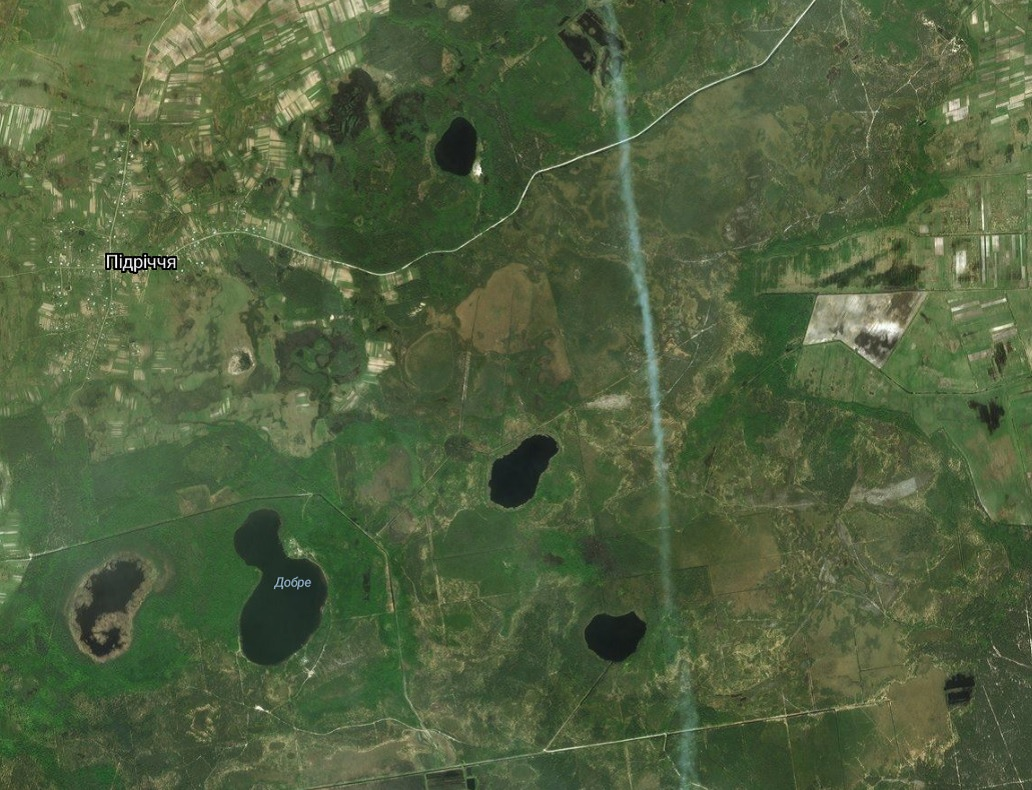
#> input picture Lab_work_5/high.jpg, 1032 x 790 px
$ python main.py
#> lines starting #> are read from the running program, lines starting #| are printed output that depends on the picture; after the words box and inside, x2 and y2 are one past the last pixel; in counts of white or black regions, pixels touching at a corner belong together
"""
Ідентифікація водойм на зображеннях різної якості
"""

import cv2
import numpy as np
from matplotlib import pyplot as plt


def show_image(image):
    """ Показ зображення """
    plt.imshow(image)
    plt.show()


def image_read(file_image):
    """ Зчитування зображення з файлу """
#> called with file_image = 'high.jpg'
    image = cv2.imread(file_image)
#> image is the input picture: shape (790, 1032, 3); mean B, G, R 62.7, 96.5, 80.4
    image_in_rgb = cv2.cvtColor(image, cv2.COLOR_BGR2RGB)
    return image_in_rgb


def image_processing(image, is_blurred=False):
    """ Обробка зображення """
#> called with is_blurred = True
    # Конвертуємо зображення у відтінки сірого
    gray = cv2.cvtColor(image, cv2.COLOR_RGB2GRAY)
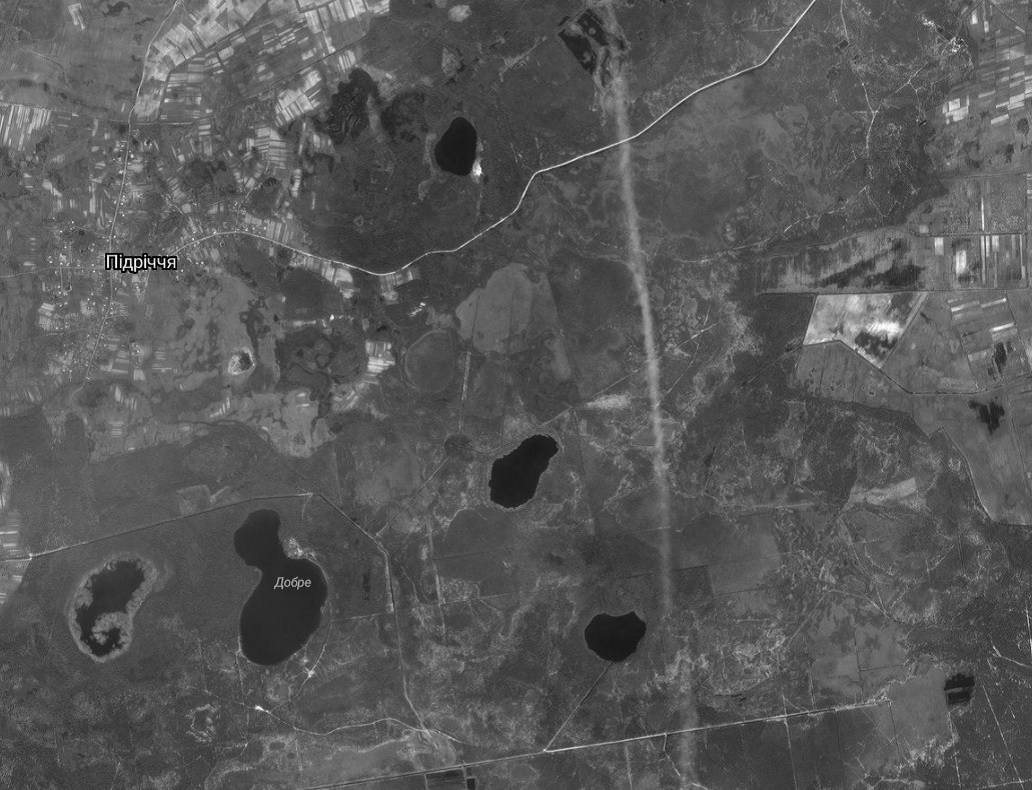
#> gray: shape (790, 1032); min 0, max 254, mean 87.8
    # Застосовуємо Гаусівське розмиття, якщо потрібно
    if is_blurred:
        gray = cv2.GaussianBlur(gray, (5, 5), 5)

    # Виділяємо темні області на зображенні
    _, threshold_image = cv2.threshold(gray, 50, 255, cv2.THRESH_BINARY_INV)
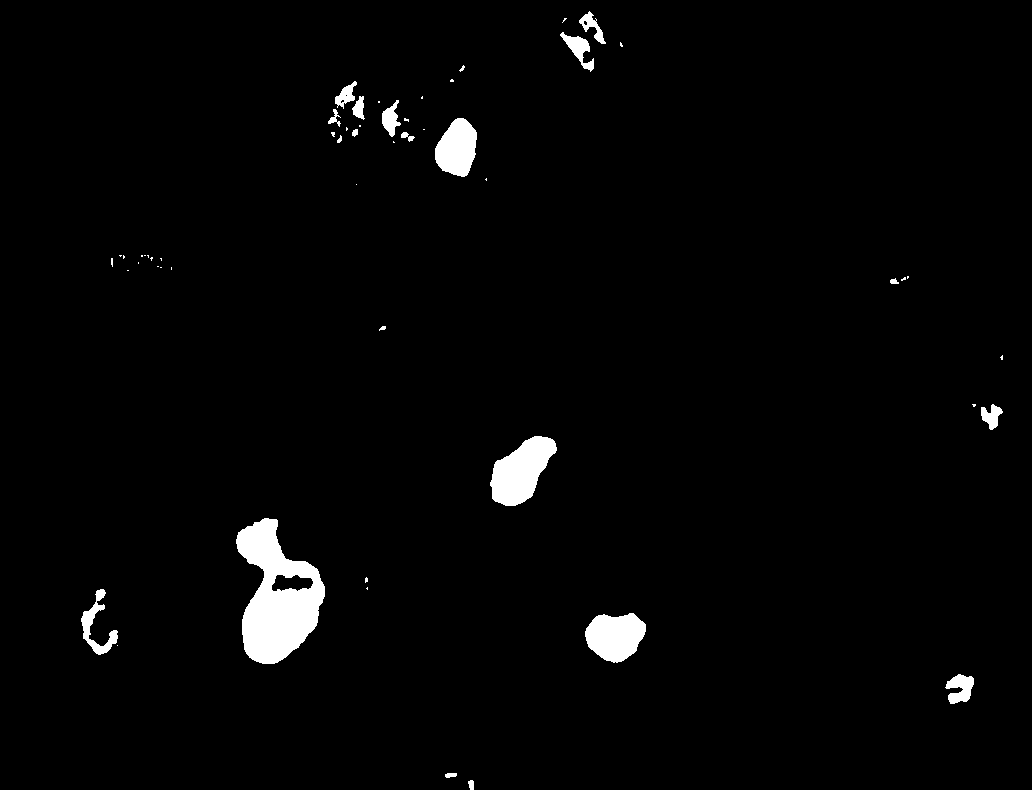
#> threshold_image: shape (790, 1032); 2.2% white; 54 white regions (34 under 20 px), largest, box (x1, y1, x2, y2) and area: (236, 518, 325, 664) 7439, (490, 436, 557, 506) 2844, (585, 613, 646, 663) 2220

    # Застосуємо згладжування
    threshold_image = cv2.medianBlur(threshold_image, 5)
#> threshold_image: shape (790, 1032); 2.2% white; 24 white regions (6 under 20 px)

    return threshold_image


def image_contours(image):
    """ Знаходження контурів """
    contours, _ = cv2.findContours(image.copy(), cv2.RETR_EXTERNAL, cv2.CHAIN_APPROX_SIMPLE)
    return contours


def save_result(file_name, image_in_rgb):
    """ Збереження результату у файл """
    image_in_bgr = cv2.cvtColor(image_in_rgb, cv2.COLOR_RGB2BGR)
    cv2.imwrite(file_name, image_in_bgr)


def image_recognition(image, contours):
    """ Відображення контурів на зображенні """
    cv2.drawContours(image, contours, -1, (0, 255, 0), 2)
    return image


def segmentation(image):
    """ Сегментація з допомогою k-means """
    # Перетворюємо зображення у двовимірний масив
    two_dimension = image.reshape((-1, 3))
    two_dimension = np.float32(two_dimension)

    # Критерії зупинки для алгоритму k-means
    criteria = (cv2.TERM_CRITERIA_EPS + cv2.TERM_CRITERIA_MAX_ITER, 10, 1.0)

    # Кількість кластерів та спроб
    k = 2
    attempts = 10

    # Застосовуємо алгоритм k-means
    ret, label, center = cv2.kmeans(two_dimension, k, None, criteria, attempts, cv2.KMEANS_PP_CENTERS)
#> ret = 60911862.8; center = [[0.236, 0.00576, 0.222], [244.9, 255, 244.8]]
    center = np.uint8(center)
#> center = [[0, 0, 0], [244, 255, 244]]

    # Отримуємо сегментаційні результати та відновлюємо форму зображення
    res = center[label.flatten()]
    edged_img = res.reshape(image.shape)
    return edged_img


# Обробка високоякісного зображення
image_entrance = image_read("high.jpg")
show_image(image_entrance)
image_exit = image_processing(image_entrance, True)
show_image(image_exit)
img_segment = segmentation(image_exit)
show_image(img_segment)
img_contours = image_contours(img_segment)
#> in image_contours, `contours, _ = cv2.findContours(image.copy(), cv2.RETR_EXTERNAL, cv2.CH..`: contours = 23 contours, 7 with area under 20; largest, box (x1, y1, x2, y2) and area: (237, 518, 324, 664) 7658, (489, 436, 558, 506) 2722, (585, 613, 645, 663) 2116, (435, 118, 477, 177) 1702, (81, 589, 117, 655) 630
#> img_contours has the same summary as contours in image_contours
result = image_recognition(image_entrance, img_contours)
#> in image_recognition, `cv2.drawContours(image, contours, -1, (0, 255, 0), 2)`:
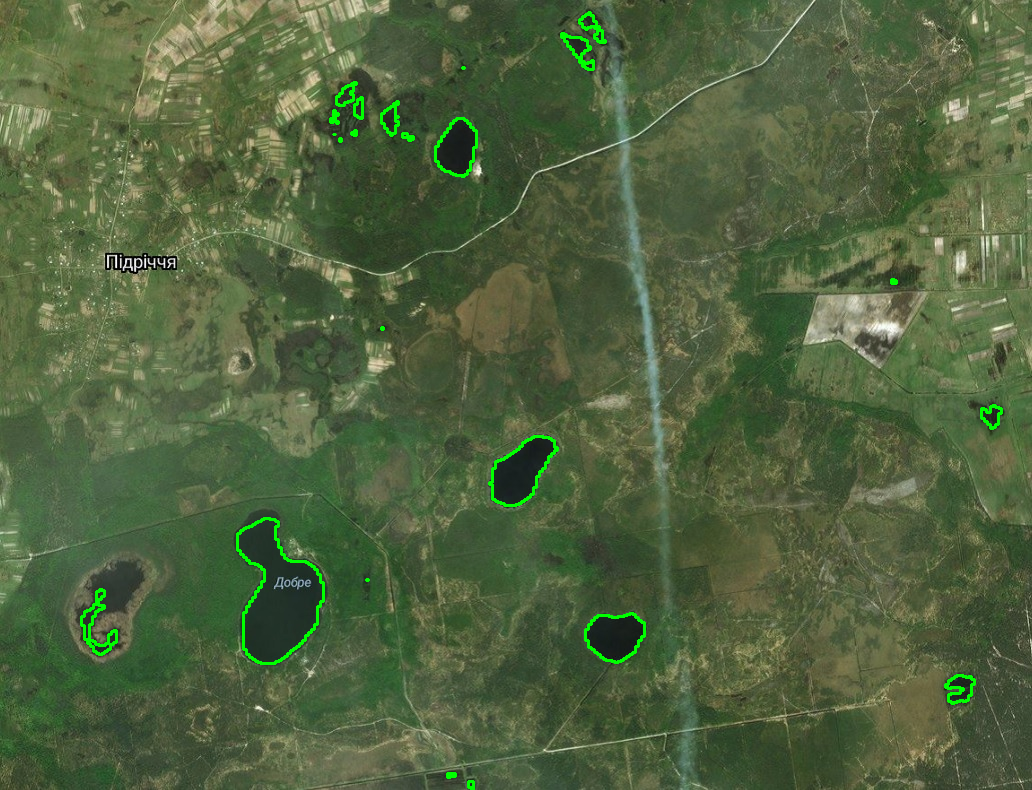
#> image: shape (790, 1032, 3); mean R, G, B 80.1, 98.2, 62.4
save_result("high_recognition.jpg", result)
show_image(result)


# Обробка низькоякісного зображення
image_entrance = image_read("low.jpg")
#> call 2 of image_read, with file_image = 'low.jpg'
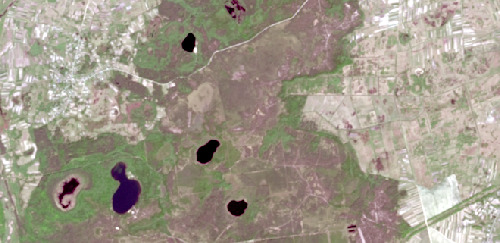
#> input picture Lab_work_5/low.jpg, 500 x 243 px
#> in image_read, image is the input picture: shape (243, 500, 3); mean B, G, R 137.5, 152.6, 159.7
show_image(image_entrance)
image_exit = image_processing(image_entrance, False)
#> call 2 of image_processing, with is_blurred = False
#> in image_processing (call 2), `gray = cv2.cvtColor(image, cv2.COLOR_RGB2GRAY)`:
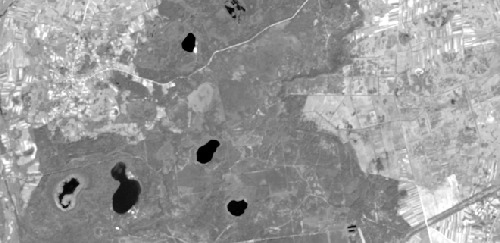
#> gray: shape (243, 500); min 0, max 255, mean 153
#> in image_processing (call 2), `_, threshold_image = cv2.threshold(gray, 50, 255, cv2.THRESH_BINARY_INV)`: threshold_image: shape (243, 500); 1.5% white; 13 white regions (6 under 20 px), largest, box (x1, y1, x2, y2) and area: (112, 165, 140, 214) 813, (197, 140, 219, 164) 332, (228, 200, 247, 216) 228
#> in image_processing (call 2), `threshold_image = cv2.medianBlur(threshold_image, 5)`:
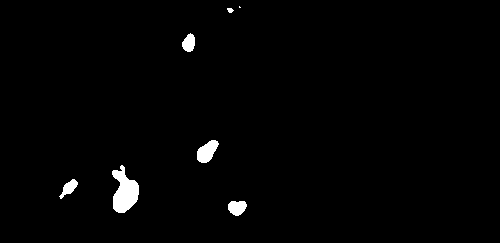
#> threshold_image: shape (243, 500); 1.4% white; 7 white regions (1 under 20 px)
show_image(image_exit)
img_segment = segmentation(image_exit)
show_image(img_segment)
img_contours = image_contours(img_segment)
#> in image_contours (call 2), `contours, _ = cv2.findContours(image.copy(), cv2.RETR_EXTERNAL, cv2.CH..`: contours = 7 contours, 2 with area under 20; largest, box (x1, y1, x2, y2) and area: (111, 165, 140, 213) 740, (196, 140, 219, 163) 273, (227, 201, 248, 216) 195, (181, 34, 196, 52) 157, (58, 179, 79, 199) 135
#> img_contours has the same summary as contours in image_contours
result = image_recognition(image_entrance, img_contours)
#> in image_recognition (call 2), `cv2.drawContours(image, contours, -1, (0, 255, 0), 2)`:
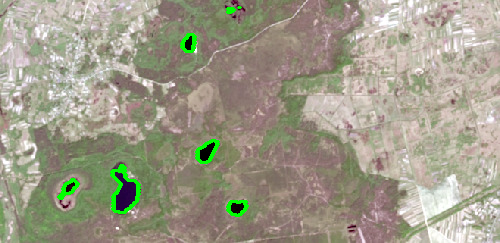
#> image: shape (243, 500, 3); mean R, G, B 158.9, 155.1, 136.8
save_result("low_recognition.jpg", result)
show_image(result)
